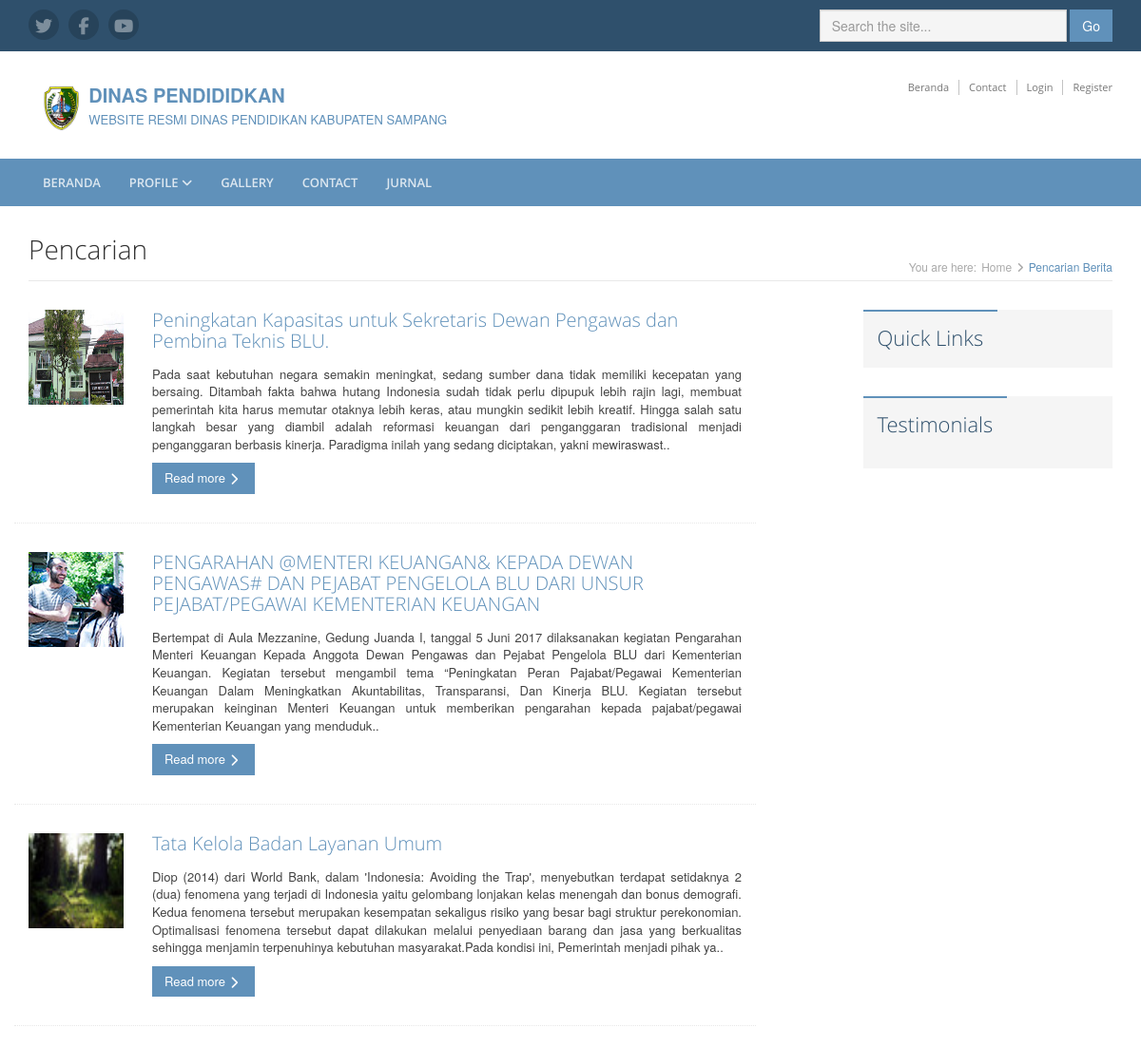
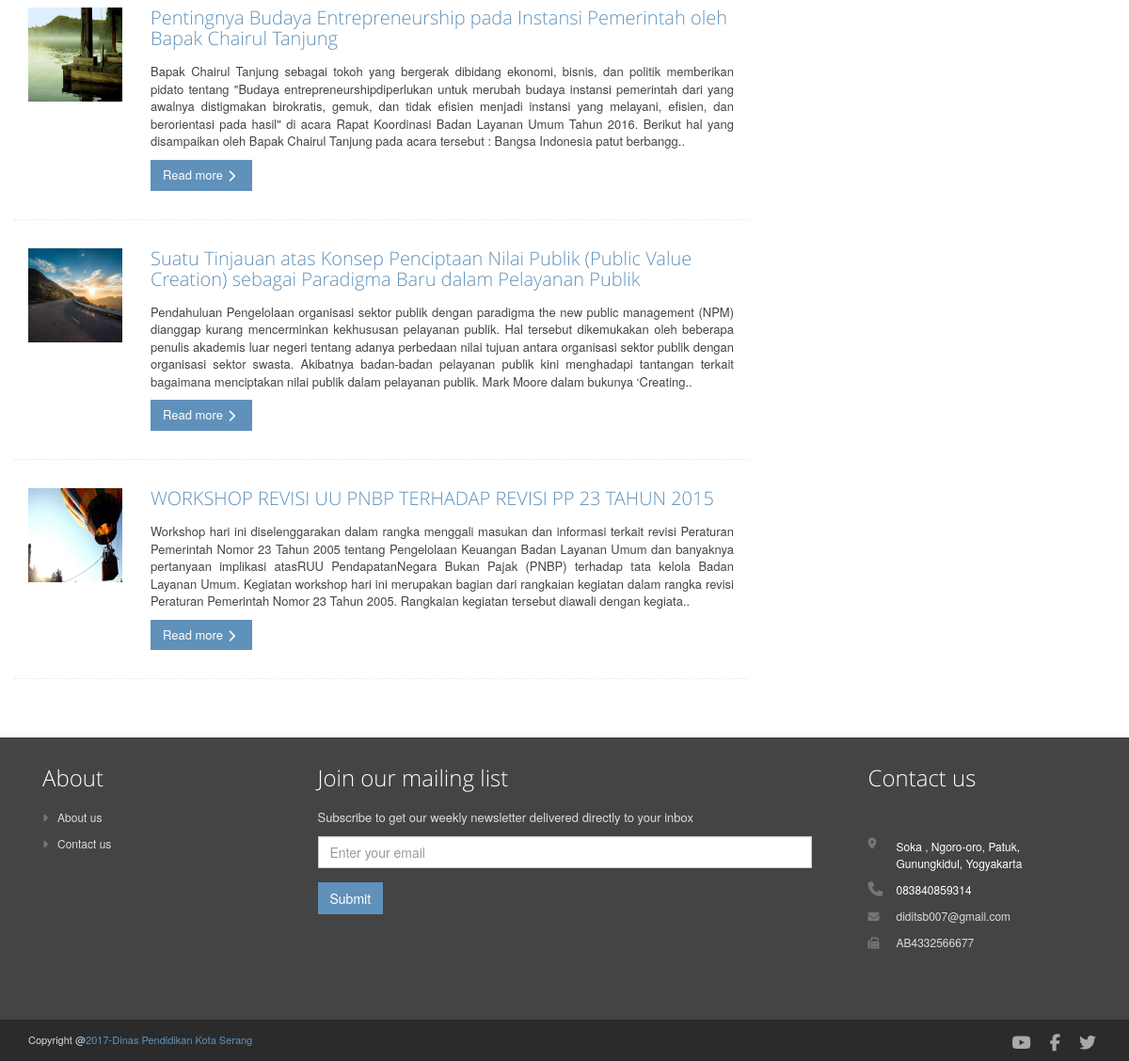
The page /index.php/web/pencarian on the database its author committed (2 pictures, top to bottom).
### tables this page shows
CREATE TABLE `tabel_medsos` (
  `id_medsos` int(12) NOT NULL,
  `icon` varchar(50) NOT NULL,
  `link` text NOT NULL
);

CREATE TABLE `tabel_header` (
  `id_header` int(12) NOT NULL,
  `nama_perusahaan` text NOT NULL,
  `tagline` text NOT NULL,
  `logo` text NOT NULL,
  `create_at` date NOT NULL,
  `update_at` date NOT NULL
);

CREATE TABLE `tabel_menu` (
  `id_menu` int(50) NOT NULL,
  `nama_menu` varchar(50) NOT NULL,
  `url` text NOT NULL,
  `aktif` tinyint(1) NOT NULL
);

CREATE TABLE `tabel_berita` (
  `id_berita` int(50) NOT NULL,
  `nama_penulis` varchar(50) NOT NULL,
  `judul_berita` text NOT NULL,
  `isi_berita` text NOT NULL,
  `create_at` date NOT NULL,
  `update_at` date NOT NULL,
  `id_menu` int(50) DEFAULT NULL,
  `foto` text NOT NULL,
  `slug` text NOT NULL,
  `popular` tinyint(1) NOT NULL
);

CREATE TABLE `tabel_contact` (
  `id_contact` int(12) NOT NULL,
  `address` text NOT NULL,
  `phone` varchar(50) NOT NULL,
  `email` varchar(50) NOT NULL,
  `fax` text NOT NULL,
  `maps` text NOT NULL,
  `create_at` date NOT NULL,
  `update_at` date NOT NULL
);

CREATE TABLE `tabel_footer` (
  `id_footer` int(12) NOT NULL,
  `copyright` text NOT NULL
);

### application/libraries/Template.php (called while the page is built, shortened)
<?php
	class Template {
		protected $_ci ;
		function __construct()
		{
			$this->_ci = &get_instance();
		}
		public function halamanuser($konten, $data = NULL)
		{
			$data['header']		= $this->_ci->load->view('user/v_header', $data, TRUE);
      $data['navbar']	= $this->_ci->load->view('user/v_navbarmenu',$data, TRUE);
			$data['konten'] 	= $this->_ci->load->view( $konten, $data, TRUE);
			$data['footer']		= $this->_ci->load->view('user/v_footer',$data,TRUE);
			$this->_ci->load->view('user/mainuser', $data);
		}
	}
?>

### application/controllers/Web.php (called while the page is built, shortened)
<?php
class Web extends CI_Controller {
	public function pencarian()
	{
		$cari = $this->input->get('cariberita');
	  $data['databerita'] = $this->webmodel->fungsipencarian($cari);
	  $this->template->halamanuser('user/v_pencarian',$data);
	}
}

### index.php (called while the page is built, shortened)
<?php
require_once BASEPATH.'core/CodeIgniter.php';

### application/models/Webmodel.php (called while the page is built, shortened)
<?php
class Webmodel extends CI_Model {
public function fungsipencarian($cari)
{
	$this->db->like('judul_berita',$cari);
	$query = $this->db->get('tabel_berita');
	$databerita = $query->result_array();
	return $databerita ;
}
}

### application/views/user/v_pencarian.php (the view, shortened to what this page needs)
<div class="content container">
    <div class="page-wrapper">
        <header class="page-heading clearfix">
            <h1 class="heading-title pull-left">Pencarian </h1>
            <div class="breadcrumbs pull-right">
                <ul class="breadcrumbs-list">
                    <li class="breadcrumbs-label">You are here:</li>
                    <li><a href="index-2.html">Home</a><i class="fa fa-angle-right"></i></li>
                    <li class="current">Pencarian Berita</li>
                </ul>
            </div>
        </header>
        <div class="page-content">
            <div class="row page-row">
                <div class="news-wrapper col-md-8 col-sm-7">
                  <?php foreach ($databerita as $key ) { ?>
                    <article class="news-item page-row has-divider clearfix row">
                        <figure class="thumb col-md-2 col-sm-3 col-xs-4">
                            <img class="img-responsive" src="<?php echo base_url('assets/admin/img/penyimpananfoto'.'/'.$key['foto']) ?>" alt=""
                            style="height: 100px; width:100%;" />
                        </figure>
                        <div class="details col-md-10 col-sm-9 col-xs-8">
                            <h3 class="title"><a href="news-single.html"><?php echo $key['judul_berita'] ?></a></h3>
                            <?php
                            $text = $key['isi_berita'];
                            $berita = strip_tags($text);
                            ?>
                            <p style="text-align: justify;"><?php echo substr( $berita,0,500).".."?></p>
                            <a class="btn btn-theme read-more" href="<?php echo site_url('web/readmore'.'/'.$key['id_berita']) ?>">Read more<i class="fa fa-chevron-right"></i></a>
                        </div>
                    </article>
                  <?php } ?>
                </div>
                <aside class="page-sidebar  col-md-3 col-md-offset-1 col-sm-4 col-sm-offset-1">
                  <section class="links">
                      <h1 class="section-heading text-highlight"><span class="line">Quick Links</span></h1>
                  </section>
                  <section class="testimonials">
                      <h1 class="section-heading text-highlight"><span class="line"> Testimonials</span></h1>
                      <div class="section-content">
                      </div>
                  </section>
                </aside>
            </div>
        </div>
    </div>
</div>

### application/views/user/v_header.php (shortened to what this page needs)
<header class="header">
    <div class="top-bar">
        <div class="container">
          <?php
          $query = $this->db->get('tabel_medsos');
          $dataicon = $query->result_array();
          ?>
            <ul class="social-icons col-md-6 col-sm-6 col-xs-12 hidden-xs">
              <?php foreach ($dataicon as $key ) { ?>
                <li><a href="<?php echo $key['link'] ?>" target="_blank"><i class="<?php echo $key['icon']?>"></i></a></li>
              <?php } ?>
            </ul>
            <form class="pull-right search-form" role="search" method="get" action="<?php echo site_url('web/pencarian') ?>">
                <div class="form-group">
                    <input type="text" name="cariberita" class="form-control" placeholder="Search the site...">
                </div>
                <button type="submit" class="btn btn-theme">Go</button>
            </form>
        </div>
    </div>
    <?php
    $query = $this->db->get('tabel_contact');
    $datacontact = $query->row();
    ?>
    <?php
      $query = $this->db->get('tabel_header');
      $dataheader = $query->row();
    ?>
    <?php if ($dataheader || $datacontact) { ?>
      <div class="header-main container">
        <div class="logo col-md-6">
          <div class="col-md-1">
            <a  href=""><img style="width:40px;padding-top: 5px;" id="logo" src="<?php echo base_url('assets/admin/img/penyimpananfoto'.'/'.$dataheader->logo); ?>"  alt="Logo"</a>
          </div>
          <div class="col-md-11">
            <label class="primary-line" style="margin-bottom: 0px;"><?php echo $dataheader->nama_perusahaan?></label><br>
            <span class="primary-lin"><?php echo $dataheader->tagline ?></span>
          </div>
        </div>
          <div class="info col-md-6 col-sm-6">
              <ul class="menu-top navbar-right hidden-xs">
                  <li class="divider"><a href="<?php echo site_url('web') ?>">Beranda</a></li>
                  <li class="divider"><a href="<?php echo site_url('web/contact') ?>">Contact</a></li>
                  <li class="divider"><a href="<?php echo site_url('web/contact') ?>">Login</a></li>
                  <li><a href="<?php echo site_url('web/contact') ?>">Register</a></li>
              </ul>
              <br />
          </div>
      </div>
    <?php } ?>
</header>

### application/views/user/v_navbarmenu.php (shortened to what this page needs)
<nav class="main-nav" role="navigation">
    <div class="container">
        <div class="navbar-collapse collapse" id="navbar-collapse">
            <ul class="nav navbar-nav">
              <?php
                $query = $this->db->get_where('tabel_menu', array('aktif'=>1));
                $datamenu = $query->result_array();
              ?>
                <?php if ($this->uri->segment(2) == '') { ?>
                  <li class="active nav-item"><a href="<?php echo site_url('web') ?>">Beranda</a></li>
                  <li class="nav-item dropdown">
                      <a class="dropdown-toggle" data-toggle="dropdown" data-hover="dropdown" data-delay="0" data-close-others="false" href="#">Profile <i class="fa fa-angle-down"></i></a>
                      <ul class="dropdown-menu">
                          <li><a href="<?php echo site_url('web/visimisi') ?>">Visi Misi</a></li>
                          <li><a href="<?php echo site_url('web/sejarah')?>">Sejarah</a></li>
                          <li><a href="<?php echo site_url('web/strukturorganisasi') ?>">Struktur Organisasi</a></li>
                          <li><a href="<?php echo site_url('web/layanan') ?>">Layanan</a></li>
                      </ul>
                  </li>
                  <li class="nav-item"><a href="<?php echo site_url('web/gallery') ?>">Gallery</a></li>
                  <li class="nav-item"><a href="<?php echo site_url('web/contact') ?>">Contact</a></li>
                  <?php foreach ($datamenu as $key ) { ?>
                    <li class="nav-item"><a href="<?php echo  site_url('web/berita').'/'.$key['url'] ?>"><?php echo $key['nama_menu']?></a></li>
                  <?php } ?>
                <?php  } else { ?>
                  <li class="nav-item"><a href="<?php echo site_url('web') ?>">Beranda</a></li>
                  <li class="nav-item dropdown">
                      <a class="dropdown-toggle" data-toggle="dropdown" data-hover="dropdown" data-delay="0" data-close-others="false" href="#">Profile <i class="fa fa-angle-down"></i></a>
                  </li>
                  <li class="nav-item"><a href="<?php echo site_url('web/gallery') ?>">Gallery</a></li>
                  <li class="nav-item"><a href="<?php echo site_url('web/contact') ?>">Contact</a></li>
                  <?php foreach ($datamenu as $key ) { ?>
                    <li class="<?php echo $this->uri->segment(3) == $key['url'] ? 'active nav-item' : 'nav-item'  ?>">
                    <a href="<?php echo  site_url('web/berita').'/'.$key['url'] ?>"><?php echo $key['nama_menu']?></a></li>
                  <?php } ?>
                <?php } ?>
            </ul>
        </div>
    </div>
</nav>

### application/views/user/v_footer.php (shortened to what this page needs)
<footer class="footer">
    <div class="footer-content">
        <div class="container">
            <div class="row">
            <div class="footer-col col-md-3 col-sm-4 about">
                <div class="footer-col-inner">
                    <h3>About</h3>
                    <ul>
                        <li><a href="<?php echo site_url('web/sejarah') ?>"><i class="fa fa-caret-right"></i>About us</a></li>
                        <li><a href="<?php echo site_url('web/contact') ?>"><i class="fa fa-caret-right"></i>Contact us</a></li>
                    </ul>
                </div>
            </div>
            <div class="footer-col col-md-6 col-sm-8 newsletter">
                <div class="footer-col-inner">
                    <h3>Join our mailing list</h3>
                    <p>Subscribe to get our weekly newsletter delivered directly to your inbox</p>
                    <form   method="post" action="<?php echo site_url('admin/aksijoinemail')?>" >
                        <div class="form-group"  >
                            <input type="email" class="form-control" placeholder="Enter your email" name="email" required />
                        </div>
                        <input class="btn btn-theme btn-subscribe" type="submit" >
                    </form>
                </div>
            </div>
            <div class="footer-col col-md-3 col-sm-12 contact">
                <div class="footer-col-inner">
                    <h3>Contact us</h3>
                    <div class="row">
                      <?php
                        $query = $this->db->get('tabel_contact');
                        $datacontact = $query->row();
                      ?>
                      <?php if ($datacontact) { ?>
                        <p class="adr clearfix col-md-12 col-sm-11">
                          <div class="col-sm-1">
                            <i class="fa fa-map-marker pull-left"></i>
                          </div>
                          <div class="col-sm-10">
                            <span class="adr-group pull-left">
                                <span class="street-address"> <?php echo $datacontact->address ?></span>
                            </span>
                          </div>
                        </p>
                        <p class="tel col-md-12 col-sm-11">
                          <div class="col-sm-1">
                            <i class="fa fa-phone"></i>
                          </div>
                          <div class="col-sm-10">
                            <?php echo $datacontact->phone?>
                          </div>
                        </p>
                        <p class="email col-md-12 col-sm-11">
                          <div class="col-sm-1">
                            <i class="fa fa-envelope"></i>
                          </div>
                          <div class="col-sm-10">
                            <a href="#"><?php echo $datacontact->email ?></a>
                          </div>
                        </p>
                        <p class="email col-md-12 col-sm-11">
                          <div class="col-sm-1">
                            <i class="fa fa-fax"></i>
                          </div>
                          <div class="col-sm-10">
                            <a href="#"><?php echo $datacontact->fax ?></a>
                          </div>
                        </p>
                      <?php } ?>
                    </div>
                </div>
            </div>
            </div>
        </div>
    </div>
    <?php
    $query = $this->db->get('tabel_medsos');
    $datamedsos = $query->result_array();
    ?>
    <?php
    $query = $this->db->get('tabel_footer');
    $data = $query->row_array();
    ?>
    <div class="bottom-bar">
        <div class="container">
            <div class="row">
                <small class="copyright col-md-6 col-sm-12 col-xs-12">Copyright @<a href=""><?php echo $data['copyright'] ?></a></small>
                <ul class="social pull-right col-md-6 col-sm-12 col-xs-12">
                    <?php foreach ($datamedsos as $key ) { ?>
                      <li><a href="<?php echo $key['link'] ?>" target="_blank"><i class="<?php echo $key['icon']?>"></i></a></li>
                    <?php } ?>
                </ul>
            </div>
        </div>
    </div>
</footer>

### application/views/user/v_header.php (style rules this page uses)
.primary-line { font-size: 20px; padding: 2px; }
.primary-lin { font-size: 15spx; padding: 2px }

### rows shown on the page
tabel_header: logo (picture), nama_perusahaan "DINAS PENDIDIDKAN", tagline "WEBSITE RESMI DINAS PENDIDIKAN KABUPATEN SAMPANG"
tabel_menu: nama_menu "JURNAL"
tabel_berita: foto (picture), judul_berita "Peningkatan Kapasitas untuk Sekretaris Dewan Pengawas dan Pembina Teknis BLU.", isi_berita "Pada saat kebutuhan negara semakin meningkat, sedang sumber dana tidak memiliki kecepatan yang bersaing. Ditambah fakta bahwa hutang Indonesia sudah tidak perlu dipupuk lebih rajin lagi, membuat pemerintah kita harus memutar otaknya lebih keras, atau mungkin sedikit lebih kreatif. Hingga salah satu langkah besar yang diambil adalah reformasi keuangan dari penganggaran tradisional menjadi penganggaran berbasis kinerja. Paradigma inilah yang sedang diciptakan, yakni mewiraswast"
tabel_berita: foto (picture), judul_berita "PENGARAHAN @MENTERI KEUANGAN& KEPADA DEWAN PENGAWAS# DAN PEJABAT PENGELOLA BLU DARI UNSUR PEJABAT/PEGAWAI KEMENTERIAN KEUANGAN", isi_berita "Bertempat di Aula Mezzanine, Gedung Juanda I, tanggal 5 Juni 2017 dilaksanakan kegiatan Pengarahan Menteri Keuangan Kepada Anggota Dewan Pengawas dan Pejabat Pengelola BLU dari Kementerian Keuangan. Kegiatan tersebut mengambil tema “Peningkatan Peran Pajabat/Pegawai Kementerian Keuangan Dalam Meningkatkan Akuntabilitas, Transparansi, Dan Kinerja BLU. Kegiatan tersebut merupakan keinginan Menteri Keuangan untuk memberikan pengarahan kepada pajabat/pegawai Kementerian Keuangan yang menduduk"
tabel_berita: foto (picture), judul_berita "Tata Kelola Badan Layanan Umum", isi_berita "Diop (2014) dari World Bank, dalam 'Indonesia: Avoiding the Trap', menyebutkan terdapat setidaknya 2 (dua) fenomena yang terjadi di Indonesia yaitu gelombang lonjakan kelas menengah dan bonus demografi. Kedua fenomena tersebut merupakan kesempatan sekaligus risiko yang besar bagi struktur perekonomian. Optimalisasi fenomena tersebut dapat dilakukan melalui penyediaan barang dan jasa yang berkualitas sehingga menjamin terpenuhinya kebutuhan masyarakat.Pada kondisi ini, Pemerintah menjadi pihak ya"
tabel_berita: foto (picture), judul_berita "Pentingnya Budaya Entrepreneurship pada Instansi Pemerintah oleh Bapak Chairul Tanjung", isi_berita "Bapak Chairul Tanjung sebagai tokoh yang bergerak dibidang ekonomi, bisnis, dan politik memberikan pidato tentang \"Budaya entrepreneurshipdiperlukan untuk merubah budaya instansi pemerintah dari yang awalnya distigmakan birokratis, gemuk, dan tidak efisien menjadi instansi yang melayani, efisien, dan berorientasi pada hasil\" di acara Rapat Koordinasi Badan Layanan Umum Tahun 2016. Berikut hal yang disampaikan oleh Bapak Chairul Tanjung pada acara tersebut : Bangsa Indonesia patut berbangg"
tabel_berita: foto (picture), judul_berita "Suatu Tinjauan atas Konsep Penciptaan Nilai Publik (Public Value Creation) sebagai Paradigma Baru dalam Pelayanan Publik", isi_berita "Pendahuluan Pengelolaan organisasi sektor publik dengan paradigma the new public management (NPM) dianggap kurang mencerminkan kekhususan pelayanan publik. Hal tersebut dikemukakan oleh beberapa penulis akademis luar negeri tentang adanya perbedaan nilai tujuan antara organisasi sektor publik dengan organisasi sektor swasta. Akibatnya badan-badan pelayanan publik kini menghadapi tantangan terkait bagaimana menciptakan nilai publik dalam pelayanan publik. Mark Moore dalam bukunya ‘Creating"
tabel_berita: foto (picture), judul_berita "WORKSHOP REVISI UU PNBP TERHADAP REVISI PP 23 TAHUN 2015", isi_berita "Workshop hari ini diselenggarakan dalam rangka menggali masukan dan informasi terkait revisi Peraturan Pemerintah Nomor 23 Tahun 2005 tentang Pengelolaan Keuangan Badan Layanan Umum dan banyaknya pertanyaan implikasi atasRUU PendapatanNegara Bukan Pajak (PNBP) terhadap tata kelola Badan Layanan Umum. Kegiatan workshop hari ini merupakan bagian dari rangkaian kegiatan dalam rangka revisi Peraturan Pemerintah Nomor 23 Tahun 2005. Rangkaian kegiatan tersebut diawali dengan kegiata"
tabel_contact: address "Soka , Ngoro-oro, Patuk, Gunungkidul, Yogyakarta", phone "083840859314", email "diditsb007@gmail.com", fax "AB4332566677"
tabel_footer: copyright "2017-Dinas Pendidikan Kota Serang"
